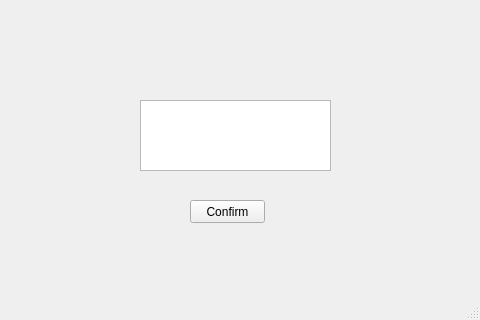
<?xml version="1.0" encoding="UTF-8"?>
<ui version="4.0">
 <class>MainWindow</class>
 <widget class="QMainWindow" name="MainWindow">
  <property name="geometry">
   <rect>
    <x>0</x>
    <y>0</y>
    <width>480</width>
    <height>320</height>
   </rect>
  </property>
  <property name="windowTitle">
   <string>MainWindow</string>
  </property>
  <widget class="QWidget" name="centralwidget">
   <widget class="QTextEdit" name="textEdit">
    <property name="geometry">
     <rect>
      <x>140</x>
      <y>100</y>
      <width>191</width>
      <height>71</height>
     </rect>
    </property>
   </widget>
   <widget class="QPushButton" name="pushButton">
    <property name="geometry">
     <rect>
      <x>190</x>
      <y>200</y>
      <width>75</width>
      <height>23</height>
     </rect>
    </property>
    <property name="text">
     <string>Confirm</string>
    </property>
   </widget>
  </widget>
  <widget class="QMenuBar" name="menubar">
   <property name="geometry">
    <rect>
     <x>0</x>
     <y>0</y>
     <width>480</width>
     <height>22</height>
    </rect>
   </property>
  </widget>
  <widget class="QStatusBar" name="statusbar"/>
 </widget>
 <resources/>
 <connections/>
</ui>
